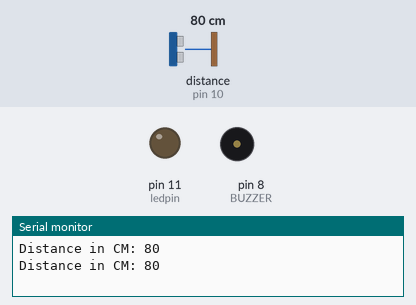
A sketch run on a simulated Arduino Uno, built with avr-gcc and run on an emulated ATmega328P. On the bench: output pins drawn as LEDs (lit = HIGH), buzzer (waves = sounding), the last lines printed to the serial monitor. The inputs (shaded band) are chosen by the test bench; at power-on: distance to the obstacle (sensor on pin 10) 80 cm. The echo pulse lasts 58.3 µs per cm.

Above: at 1.8 s.
1.9 s: distance to the obstacle (sensor on pin 10) set to 43 cm
4.2 s: distance to the obstacle (sensor on pin 10) set to 37 cm
At 6.3 s:
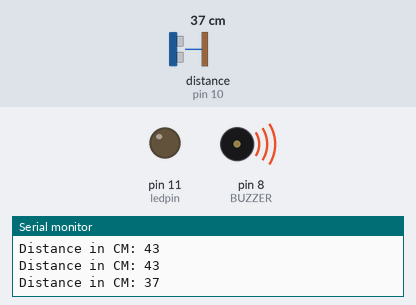
Timing chart, 0 to 7.8 s (numbered marks = the images above; inputs shaded):
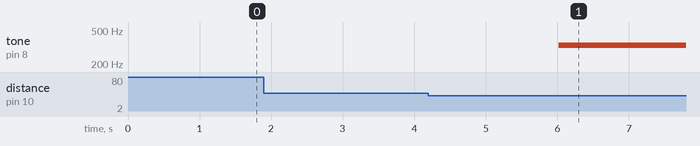

Measured:
- the behaviour switches between 40 and 39 cm on distance to the obstacle (sensor on pin 10) (found by bisection; images 0 and 1)
- after the input at 4.2 s, tone on pin 8 (BUZZER): silent → 333 Hz after 1.8 s

The sketch:

ultrasonic1234.ino
```cpp
// (licence header left out)
#include <Ultrasonic.h>

/*
 * Pass as a parameter the trigger and echo pin, respectively,
 * or only the signal pin (for sensors 3 pins), like:
 * Ultrasonic ultrasonic(13);
 */
Ultrasonic ultrasonic(9, 10);
int distance;

const int BUZZER=8;
const int buttonpin=6;
const int ledpin=11;

int buttonstate=0;
void setup() {
  Serial.begin(9600);
  pinMode(ledpin,OUTPUT);
  pinMode(buttonpin,INPUT);


  noTone(BUZZER);
}

void loop() {
  // Pass INC as a parameter to get the distance in inches
  distance = ultrasonic.read();

  Serial.print("Distance in CM: ");
  Serial.println(distance);
  delay(1000);
  if(distance<40){
    tone(BUZZER,333);
    delay(300);
  }
}
```
